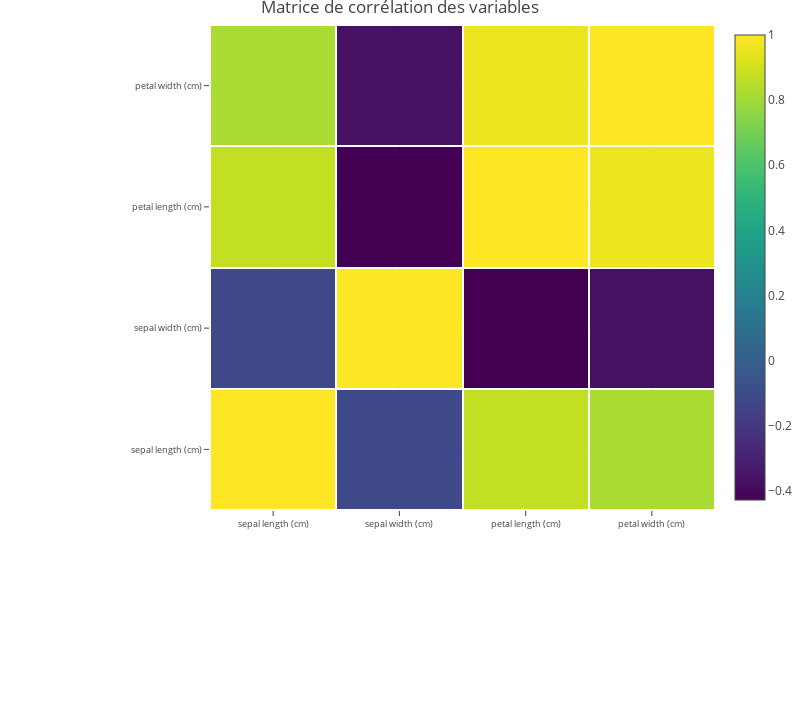

Notebook code for this chart:
### Code cell
trace = go.Heatmap(z = corr_array,
                   x = matrix_cols,
                   y = matrix_cols,
                   xgap = 2,
                   ygap = 2,
                   colorscale='Viridis',
                   colorbar   = dict() ,
                  )
layout = go.Layout(dict(title = 'Matrice de corrélation des variables',
                        autosize = False,
                        height  = 720,
                        width   = 800,
                        margin  = dict(r = 0 ,l = 210,
                                       t = 25,b = 210,
                                     ),
                        yaxis   = dict(tickfont = dict(size = 9)),
                        xaxis   = dict(tickfont = dict(size = 9)),
                       )
                  )
fig = go.Figure(data = [trace],layout = layout)
py.iplot(fig)

### Figure 1 — Plotly figure (JSON) as saved in the notebook; plotly's stock layout.template omitted (floating-point values rounded to 4 significant figures)
{"data": [{"colorscale": "Viridis", "type": "heatmap", "uid": "d5dbe36f-4629-49d5-8faa-00096b514801", "x": ["sepal length (cm)", "sepal width (cm)", "petal length (cm)", "petal width (cm)"], "xgap": 2, "y": ["sepal length (cm)", "sepal width (cm)", "petal length (cm)", "petal width (cm)"], "ygap": 2, "z": [[1, -0.1176, 0.8718, 0.8179], [-0.1176, 1, -0.4284, -0.3661], [0.8718, -0.4284, 1, 0.9629], [0.8179, -0.3661, 0.9629, 1]]}], "layout": {"autosize": false, "height": 720, "margin": {"b": 210, "l": 210, "r": 0, "t": 25}, "title": {"text": "Matrice de corrélation des variables"}, "width": 800, "xaxis": {"tickfont": {"size": 9}}, "yaxis": {"tickfont": {"size": 9}}}}
